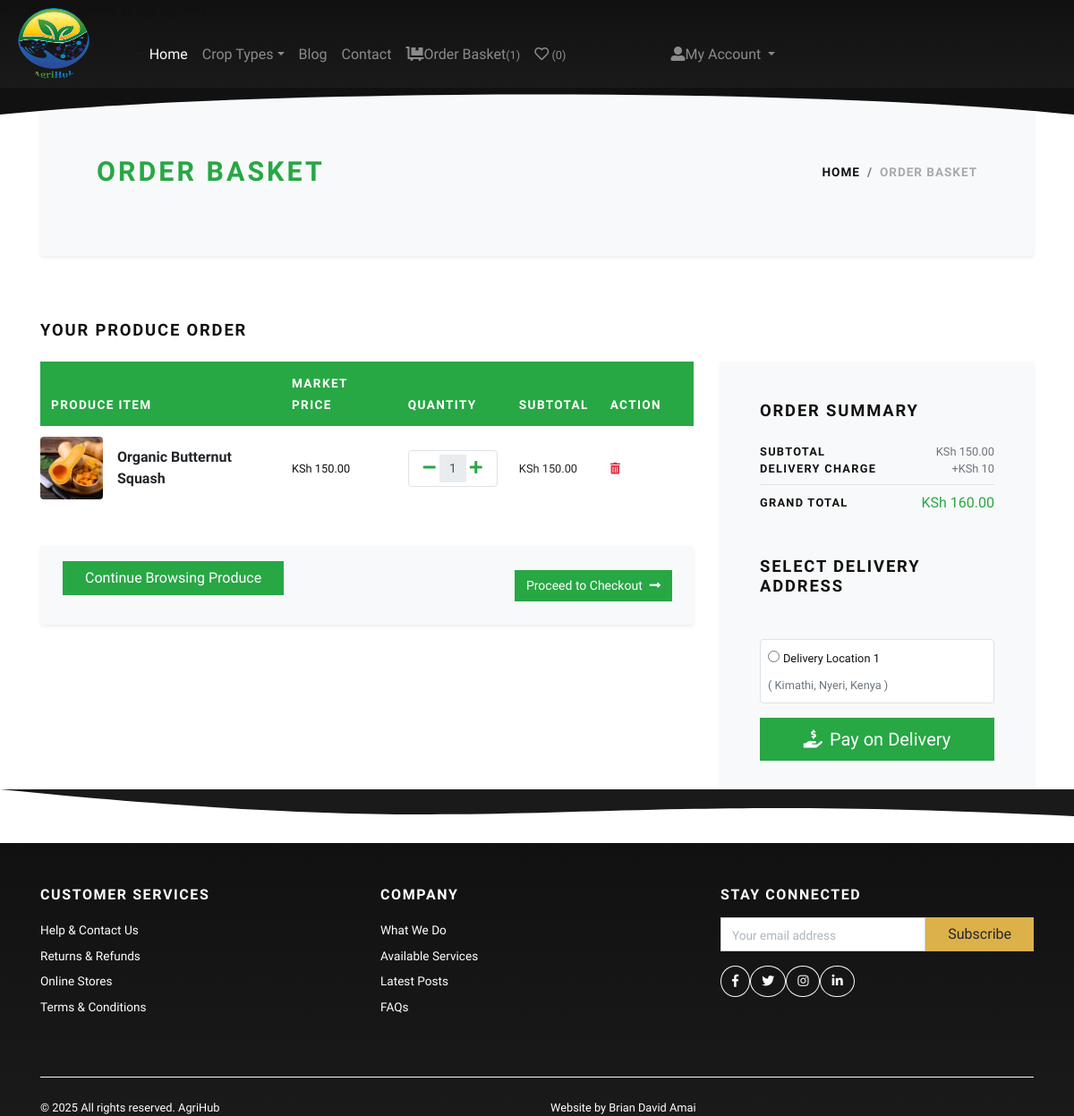
The app's page /cart/ (signed in) with its own data.
### store/models.py (models this page shows, shortened)
class Cart(models.Model):
    user = models.ForeignKey(User, verbose_name="User", on_delete=models.CASCADE)
    product = models.ForeignKey(Product, verbose_name="Produce Item", on_delete=models.CASCADE)
    quantity = models.PositiveIntegerField(default=1, verbose_name="Quantity")
    created_at = models.DateTimeField(auto_now_add=True, verbose_name="Created Date")
    updated_at = models.DateTimeField(auto_now=True, verbose_name="Updated Date")
    @property
    def total_price(self):
        return self.quantity * self.product.price_per_unit

class Product(models.Model):
    title = models.CharField(max_length=150, verbose_name="Produce Item Title")
    slug = models.SlugField(max_length=160, verbose_name="Produce Slug")
    batch_id = models.CharField(max_length=255, unique=True, verbose_name="Batch/Lot ID (SKU)", db_column='sku')
    origin = models.TextField(verbose_name="Origin / Short Description", db_column='short_description')
    produce_details = models.TextField(blank=True, null=True, verbose_name="Farming & Produce Details",
                                     db_column='detail_description')
    product_image = models.ImageField(upload_to='product', blank=True, null=True, verbose_name="Produce Image")
    price_per_unit = models.DecimalField(max_digits=8, decimal_places=2, verbose_name="Price Per Unit/KG",
                                          db_column='price')
    unit_type = models.CharField(max_length=10, choices=UNIT_CHOICES, default='KG', verbose_name="Unit Type")
    harvest_date = models.DateField(null=True, blank=True, verbose_name="Harvest Date")
    category = models.ForeignKey(Category, verbose_name="Crop Type", on_delete=models.CASCADE)
    is_active = models.BooleanField(verbose_name="Is Active?")
    is_featured = models.BooleanField(verbose_name="Is Featured?")
    created_at = models.DateTimeField(auto_now_add=True, verbose_name="Created Date")
    updated_at = models.DateTimeField(auto_now=True, verbose_name="Updated Date")
    class Meta:
        verbose_name_plural = 'Produce Items'
        ordering = ('-created_at',)

class Address(models.Model):
    user = models.ForeignKey(User, verbose_name="User", on_delete=models.CASCADE)
    locality = models.CharField(max_length=150, verbose_name="Nearest Location / Area")
    city = models.CharField(max_length=150, verbose_name="City / Town")
    state = models.CharField(max_length=150, verbose_name="County")

### store/views.py (the view)
# urls.py: path('cart/', views.cart, name="cart"),
@login_required
def cart(request):
    user = request.user
    cart_products = Cart.objects.filter(user=user)
    addresses = Address.objects.filter(user=user)
    amount = Decimal(0)
    for p in cart_products:
        temp_amount = (p.quantity * p.product.price_per_unit)
        amount += temp_amount
    shipping_amount = Decimal(10)
    total_amount = amount + shipping_amount
    context = {
        'cart_products': cart_products,
        'amount': amount,
        'shipping_amount': shipping_amount,
        'total_amount': total_amount,
        'addresses': addresses,
    }
    return render(request, 'store/cart.html', context)

### store/context_preprocessors.py (called while the page is built)
def store_menu(request):
    categories = Category.objects.filter(is_active=True)
    context = {
        'categories_menu': categories,
    }
    return context

def cart_menu(request):
    if request.user.is_authenticated:
        cart_items= Cart.objects.filter(user=request.user)
        context = {
            'cart_items': cart_items,
        }
    else:
        context = {}
    return context

### templates/store/cart.html (shortened to what this page needs)
{% extends 'base.html' %}
{% load static %}
{% load humanize %}
    {% block content %}
      <div class="container">
        <section class="py-5 bg-light rounded shadow-sm mb-4">
          <div class="container">
            <div class="row px-4 px-lg-5 py-lg-4 align-items-center">
              <div class="col-lg-6">
                <h1 class="h2 text-uppercase mb-0 text-success">Order Basket</h1>
              </div>
              <div class="col-lg-6 text-lg-right">
                <nav aria-label="breadcrumb">
                  <ol class="breadcrumb justify-content-lg-end mb-0 px-0 bg-transparent">
                    <li class="breadcrumb-item"><a href="{% url 'store:home' %}" class="text-dark">Home</a></li>
                    <li class="breadcrumb-item active" aria-current="page">Order Basket</li>
                  </ol>
                </nav>
              </div>
            </div>
          </div>
        </section>
        {% if cart_products %}
        <section class="py-5">
          <h2 class="h5 text-uppercase mb-4">Your Produce Order</h2>
          <div class="row">
            <div class="col-lg-8 mb-4 mb-lg-0">
              <div class="table-responsive mb-4">
                <table class="table table-hover">
                  <thead class="bg-success text-white">
                    <tr>
                      <th class="border-0" scope="col"> <strong class="text-small text-uppercase">Produce Item</strong></th>
                      <th class="border-0" scope="col"> <strong class="text-small text-uppercase">Market Price</strong></th>
                      <th class="border-0" scope="col"> <strong class="text-small text-uppercase">Quantity</strong></th>
                      <th class="border-0" scope="col"> <strong class="text-small text-uppercase">Subtotal</strong></th>
                      <th class="border-0" scope="col"> <strong class="text-small text-uppercase">Action</strong></th>
                      <th class="border-0" scope="col"> </th>
                    </tr>
                  </thead>
                  <tbody>
                    {% for cart_product in cart_products %}
                    <tr>
                      <th class="pl-0 border-0" scope="row">
                        <div class="media align-items-center">
                          {% if cart_product.product.product_image %}
                            <a class="reset-anchor d-block" href="{% url 'store:product-detail' cart_product.product.slug %}"><img src="{{cart_product.product.product_image.url}}" alt="{{cart_product.product.title}}" width="70" class="rounded"/></a>
                          {% else %}
                            <a class="reset-anchor d-block" href="{% url 'store:product-detail' cart_product.product.slug %}"><img src="{% static 'img/product-placeholder.jpg' %}" alt="{{cart_product.product.title}}" width="70" class="rounded"/></a>
                          {% endif %}
                          <div class="media-body ml-3"><strong class="h6"><a class="reset-anchor" href="{% url 'store:product-detail' cart_product.product.slug %}">{{cart_product.product.title}}</a></strong></div>
                        </div>
                      </th>
                      <td class="align-middle border-0">
                        <p class="mb-0 small fw-bold text-dark"> KSh {{cart_product.total_price|intcomma}} </p>
                      </td>
                 <td class="align-middle border-0">
              <div class="border d-flex align-items-center justify-content-between px-3 py-1 bg-white rounded">
                   <div class="quantity d-flex align-items-center mx-auto">
                     <a href="{% url 'store:minus-cart' cart_product.id %}" class="dec-btn p-0 text-success me-2">
                  <i class="fas fa-minus"></i>
                </a>
               <input class="form-control form-control-sm border-0 shadow-0 p-0 text-center mx-1"
                   type="text" value="{{cart_product.quantity}}" readonly style="width: 30px;"/>
               <a href="{% url 'store:plus-cart' cart_product.id %}" class="inc-btn p-0 text-success ms-2">
                  <i class="fas fa-plus"></i>
            </a>
        </div>
           </div>
            </td>
                      <td class="align-middle border-0">
                        <p class="mb-0 small fw-bold">KSh {{cart_product.total_price|intcomma}}  </p>
                      </td>
                      <td class="align-middle border-0">
                          <a class="reset-anchor text-danger" href="{% url 'store:remove-cart' cart_product.id %}"><i class="fas fa-trash-alt small"></i></a>
                      </td>
                    </tr>
                    {% endfor %}
                  </tbody>
                </table>
              </div>
              <div class="bg-light px-4 py-3 rounded shadow-sm">
                <div class="row align-items-center text-center">
                  <div class="col-md-6 mb-3 mb-md-0 text-md-left">
                   <a class="btn btn-link p-0 text-dark btn-sm" href="{% url 'store:home' %}"> <p  class="btn btn-success">Continue Browsing Produce</p> </a>
                  </div>
                  <div class="col-md-6 text-md-right">
                    <a class="btn btn-success btn-sm" href="{% url 'store:checkout' %}"> Proceed to Checkout<i class="fas fa-long-arrow-alt-right ml-2"></i> </a>
                  </div>
                </div>
              </div>
            </div>
            <div class="col-lg-4">
              <div class="card border-0 rounded-3 p-lg-4 bg-light shadow-sm">
                <div class="card-body">
                  <h5 class="text-uppercase mb-4">Order Summary</h5>
              <ul class="list-unstyled mb-0">
                 <li class="d-flex align-items-center justify-content-between">
                  <strong class="text-uppercase small font-weight-bold">Subtotal</strong>
                  <span class="text-muted small">KSh {{amount|intcomma}} </span>
                </li>
                <li class="d-flex align-items-center justify-content-between">
                 <strong class="text-uppercase small font-weight-bold">Delivery Charge</strong>
                 <span class="text-muted small">+KSh {{shipping_amount|intcomma}} </span>
               </li>
             <li class="border-bottom my-2"></li>
           <li class="d-flex align-items-center justify-content-between mb-4">
            <strong class="text-uppercase small font-weight-bold">Grand Total</strong>
           <span class="fw-bold text-success">KSh {{total_amount|intcomma}}</span>
        </li>
                  </ul>
                  <h5 class="text-uppercase my-5">Select Delivery Address</h5>
                  <form action="{% url 'store:checkout' %}" id="myform">
                    {% if addresses %}
                      {% for address in addresses %}
                        <div class="mb-3 p-2 border rounded bg-white">
                        <input type="radio" name="address" value="{{address.id}}" id="address_{{forloop.counter}}">
                        <label for="address_{{forloop.counter}}" class="small fw-bold ms-2">Delivery Location {{forloop.counter}}</label> <br>
                        <span class="small text-muted ms-4"> ( {{address.locality}}, {{address.city}}, {{address.state}} )</span>
                        </div>
                      {% endfor %}
                    {% endif %}
                    <button type="submit" class="btn btn-success btn-lg btn-block" type="submit">
                      <i class="fas fa-hand-holding-usd mr-2"></i>Pay on Delivery
                    </button>
                  </form>
                </div>
              </div>
            </div>
          </div>
        </section>
        {% endif %}
      </div>
      {% endblock content %}

### AgriHub/static/css/style.default.css (style rules this page uses)
.text-small { font-size: 0.85rem !important; }
strong { font-weight: 700; }
.quantity { display: -ms-flexbox; display: flex; -ms-flex-align: center; align-items: center; font-family: inherit; }
.quantity input { width: 2rem; text-align: center; }
.text-uppercase { text-transform: uppercase; letter-spacing: 0.1em; }
.border { border: 1px solid #dee2e6 !important; }
.shadow-0 { box-shadow: none !important; }
.reset-anchor { color: inherit; transition: all 0.3s; }
.btn { font-weight: 400; border: 1px solid transparent; font-family: inherit; padding: 0.375rem 1.5rem; font-size: 1rem; line-height: 1.5; border-radius: 0; transition: color 0.15s ease-in-out, background-color 0.15s ease-in-out, border-color 0.15s ease-in-out, box-shadow 0.15s ease-in-out; }
.btn-link { font-weight: 400; color: #dcb14a; }
.btn-success { color: #fff; background-color: #28a745; border-color: #28a745; }
.btn-lg { padding: 0.5rem 1rem; font-size: 1.25rem; line-height: 1.5; border-radius: 0; }
.btn-sm { padding: 0.375rem 0.75rem; font-size: 0.875rem; line-height: 1.5; border-radius: 0; }
body { font-family: "Libre Franklin", sans-serif; font-size: 1rem; font-weight: 400; line-height: 1.5; color: #111111; background-color: #fff; }
a { color: #dcb14a; text-decoration: none; }
h1, h2, h3, h4, h5, h6, .h1, .h2, .h3, .h4, .h5, .h6 { margin-bottom: 0.5rem; font-family: inherit; font-weight: 900; line-height: 1.2; color: inherit; }
h1, .h1 { font-size: 2.2rem; }
h2, .h2 { font-size: 1.9rem; }
h5, .h5 { font-size: 1.15rem; }
h6, .h6 { font-size: 1rem; }
small, .small { font-size: 80%; font-weight: 400; }
.bg-success { background-color: #28a745 !important; }
.bg-light { background-color: #f8f9fa !important; }
.text-success { color: #28a745 !important; }
.text-danger { color: #dc3545 !important; }
.text-dark { color: #111111 !important; }
.shadow-sm { box-shadow: 0 0.125rem 0.25rem rgba(17, 17, 17, 0.075) !important; }
.form-control { padding: 0.375rem 0.75rem; font-size: 1rem; line-height: 1.5; color: #495057; background-color: #fff; border: 1px solid #ced4da; border-radius: 0; transition: border-color 0.15s ease-in-out, box-shadow 0.15s ease-in-out; }
.form-control::placeholder { color: #adb5bd; font-size: 0.85rem; font-weight: 400; }
.form-control:disabled, .form-control[readonly] { background-color: #e9ecef; }
.form-control-sm { padding: 0.25rem 0.5rem; font-size: 0.875rem; line-height: 1.5; border-radius: 0; }
.card { background-color: #fff; border: 1px solid rgba(17, 17, 17, 0.125); border-radius: 0; }
.card-body { padding: 1.25rem; }
.breadcrumb { background: #f8f9fa; }
.breadcrumb-item { font-size: 0.85rem; text-transform: uppercase; letter-spacing: 0.07em; font-weight: 900; color: #111111; }
.breadcrumb-item a { color: inherit; transition: all 0.3s; }
.breadcrumb-item.active { color: #aaa; }

### AgriHub/static/css/custom.css (style rules this page uses)
.table-responsive img { height: 70px; width: 70px; object-fit: cover; }

### records on screen
Cart: product.product_image (picture), product "Organic Butternut Squash", total_price "150.00", quantity "1"
Address: locality "Kimathi", city "Nyeri", state "Kenya"

### other values on screen
{{ cart_items.count }} "1"
{{ amount|intcomma }} "150.00"
{{ shipping_amount|intcomma }} "10"
{{ total_amount|intcomma }} "160.00"
